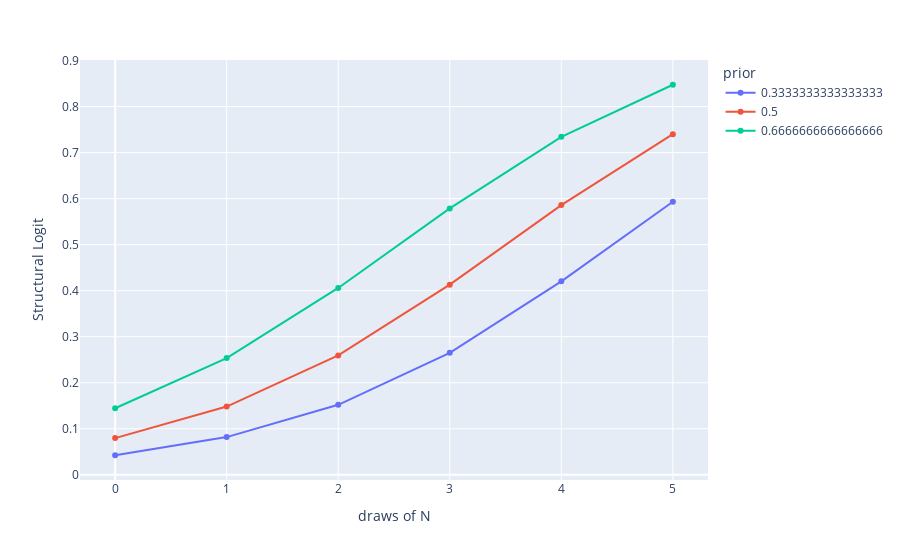
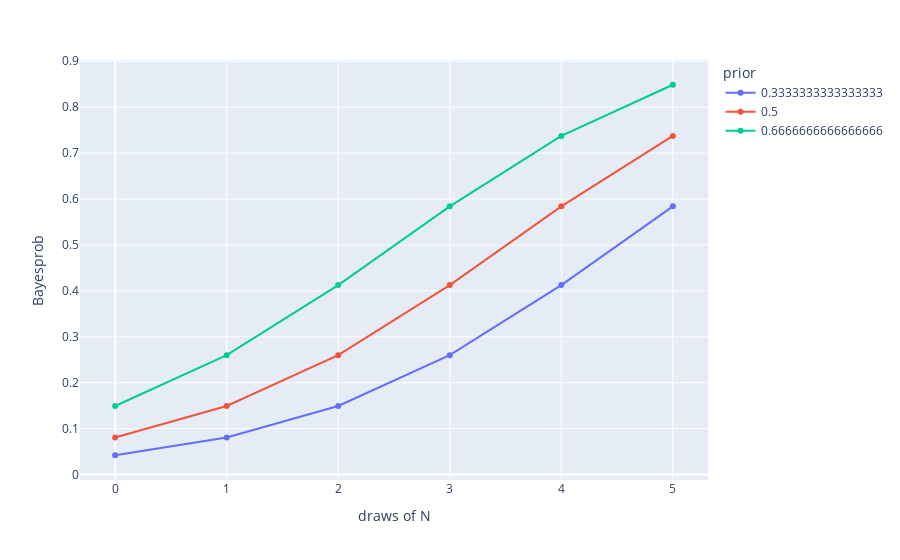

Notebook code for these charts, in order:
### Code cell
def posteriorOddsSL(n_draws, priors):
    import torch
    x1, x2, y, model = trainStructuralLogit(10000, priors, n_draws)
    rows = []
    for pi in priors:
        for n in range(n_draws):
            SLprob = model(torch.tensor(n),torch.tensor(pi)).item()
            Bayesprob = bayesRule(n, pi, 6)
            rows.append([n, pi, SLprob, Bayesprob])
    df=pd.DataFrame(np.array(rows), columns=['draws of N', 'prior', 'Structural Logit', 'Bayesprob'])
    df.prior = df.prior.astype(str)
    return df

def plotOddsSL(df):
    import plotly.express as px
    px.line(df, x="draws of N", y="Structural Logit", color = "prior", markers = True).show() 
    px.line(df, x="draws of N", y="Bayesprob", color = "prior", markers = True).show() 


# Show plot 
df = posteriorOddsSL(6, [1/3, 1/2, 2/3])
plotOddsSL(df)

### Figure 1 — Plotly figure (JSON) as saved in the notebook; plotly's stock layout.template omitted (floating-point values rounded to 4 significant figures)
{"data": [{"hovertemplate": "prior=0.3333333333333333<br>draws of N=%{x}<br>Structural Logit=%{y}<extra></extra>", "legendgroup": "0.3333333333333333", "line": {"color": "#636efa", "dash": "solid"}, "marker": {"symbol": "circle"}, "mode": "markers+lines", "name": "0.3333333333333333", "orientation": "v", "showlegend": true, "type": "scatter", "x": [0, 1, 2, 3, 4, 5], "xaxis": "x", "y": [0.0425, 0.08193, 0.1521, 0.2651, 0.4203, 0.5931], "yaxis": "y"}, {"hovertemplate": "prior=0.5<br>draws of N=%{x}<br>Structural Logit=%{y}<extra></extra>", "legendgroup": "0.5", "line": {"color": "#EF553B", "dash": "solid"}, "marker": {"symbol": "circle"}, "mode": "markers+lines", "name": "0.5", "orientation": "v", "showlegend": true, "type": "scatter", "x": [0, 1, 2, 3, 4, 5], "xaxis": "x", "y": [0.07972, 0.1483, 0.2593, 0.4131, 0.586, 0.7399], "yaxis": "y"}, {"hovertemplate": "prior=0.6666666666666666<br>draws of N=%{x}<br>Structural Logit=%{y}<extra></extra>", "legendgroup": "0.6666666666666666", "line": {"color": "#00cc96", "dash": "solid"}, "marker": {"symbol": "circle"}, "mode": "markers+lines", "name": "0.6666666666666666", "orientation": "v", "showlegend": true, "type": "scatter", "x": [0, 1, 2, 3, 4, 5], "xaxis": "x", "y": [0.1446, 0.2537, 0.4059, 0.5787, 0.7342, 0.8474], "yaxis": "y"}], "layout": {"legend": {"title": {"text": "prior"}, "tracegroupgap": 0}, "margin": {"t": 60}, "xaxis": {"anchor": "y", "domain": [0, 1], "title": {"text": "draws of N"}}, "yaxis": {"anchor": "x", "domain": [0, 1], "title": {"text": "Structural Logit"}}}}

### Figure 2 — Plotly figure (JSON) as saved in the notebook; plotly's stock layout.template omitted (floating-point values rounded to 4 significant figures)
{"data": [{"hovertemplate": "prior=0.3333333333333333<br>draws of N=%{x}<br>Bayesprob=%{y}<extra></extra>", "legendgroup": "0.3333333333333333", "line": {"color": "#636efa", "dash": "solid"}, "marker": {"symbol": "circle"}, "mode": "markers+lines", "name": "0.3333333333333333", "orientation": "v", "showlegend": true, "type": "scatter", "x": [0, 1, 2, 3, 4, 5], "xaxis": "x", "y": [0.04205, 0.08071, 0.1494, 0.2599, 0.4126, 0.5841], "yaxis": "y"}, {"hovertemplate": "prior=0.5<br>draws of N=%{x}<br>Bayesprob=%{y}<extra></extra>", "legendgroup": "0.5", "line": {"color": "#EF553B", "dash": "solid"}, "marker": {"symbol": "circle"}, "mode": "markers+lines", "name": "0.5", "orientation": "v", "showlegend": true, "type": "scatter", "x": [0, 1, 2, 3, 4, 5], "xaxis": "x", "y": [0.08071, 0.1494, 0.2599, 0.4126, 0.5841, 0.7375], "yaxis": "y"}, {"hovertemplate": "prior=0.6666666666666666<br>draws of N=%{x}<br>Bayesprob=%{y}<extra></extra>", "legendgroup": "0.6666666666666666", "line": {"color": "#00cc96", "dash": "solid"}, "marker": {"symbol": "circle"}, "mode": "markers+lines", "name": "0.6666666666666666", "orientation": "v", "showlegend": true, "type": "scatter", "x": [0, 1, 2, 3, 4, 5], "xaxis": "x", "y": [0.1494, 0.2599, 0.4126, 0.5841, 0.7375, 0.8489], "yaxis": "y"}], "layout": {"legend": {"title": {"text": "prior"}, "tracegroupgap": 0}, "margin": {"t": 60}, "xaxis": {"anchor": "y", "domain": [0, 1], "title": {"text": "draws of N"}}, "yaxis": {"anchor": "x", "domain": [0, 1], "title": {"text": "Bayesprob"}}}}
